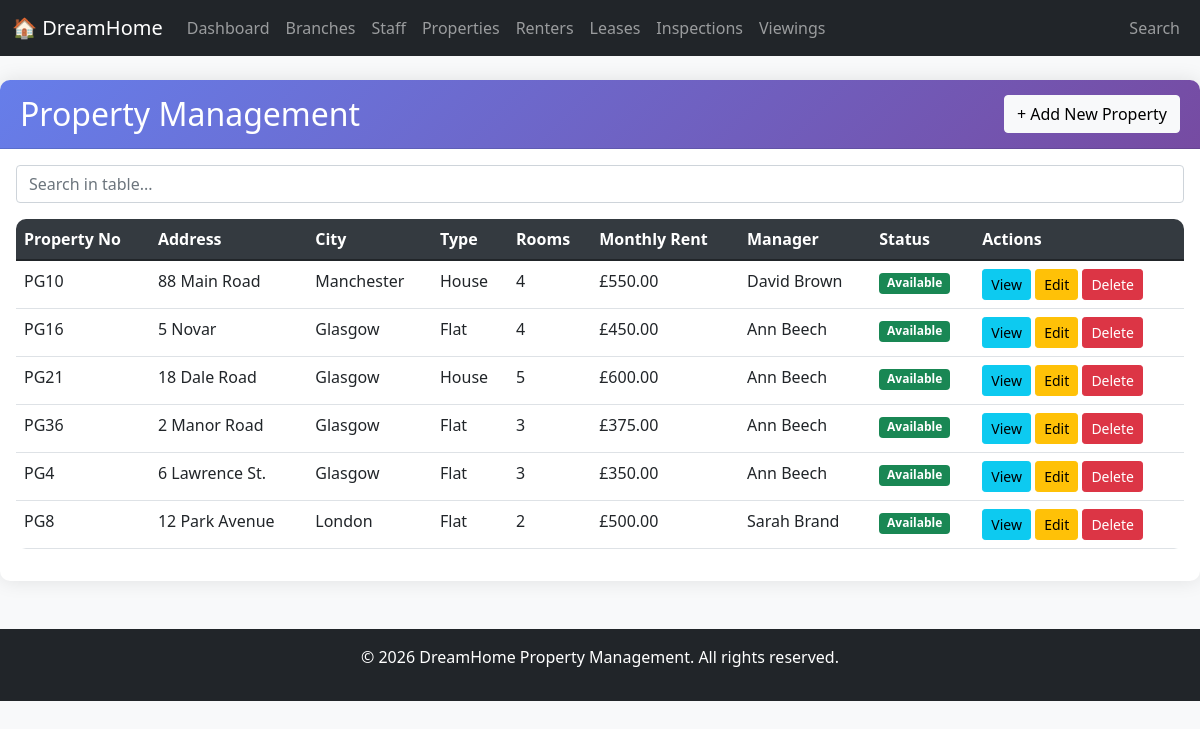
The page /pages/properties/index.php on the database its author committed.
### tables this page shows
CREATE TABLE Property (
    PropertyNo VARCHAR(10) PRIMARY KEY,
    StreetName VARCHAR(100) NOT NULL,
    District VARCHAR(50),
    City VARCHAR(50) NOT NULL,
    PostCode VARCHAR(20),
    PropertyType VARCHAR(30),
    Rooms INT,
    RentAmount DECIMAL(10,2),
    StaffNo VARCHAR(10),
    BranchNo VARCHAR(10) NOT NULL,
    Status ENUM('Available','Rented','Withdrawn') DEFAULT 'Available',
    DateAvailable DATE,
    CONSTRAINT chk_rent CHECK (RentAmount > 0),
    CONSTRAINT chk_rooms CHECK (Rooms > 0),
    FOREIGN KEY (StaffNo) REFERENCES Staff(StaffNo)
        ON UPDATE CASCADE ON DELETE SET NULL,
    FOREIGN KEY (BranchNo) REFERENCES Branch(BranchNo)
        ON UPDATE CASCADE ON DELETE RESTRICT
);

### config/database.php (called while the page is built, shortened)
<?php
function formatMoney($amount) {
    return '£' . number_format((float)$amount, 2);
}
?>

### pages/properties/index.php (the view, shortened to what this page needs)
<?php
include '../../includes/header.php';
$database = new Database();
$db = $database->getConnection();
$sql = "SELECT p.*, CONCAT(s.FName, ' ', s.LName) as manager, b.BranchName as branch_name
        FROM Property p
        LEFT JOIN Staff s ON p.StaffNo = s.StaffNo
        LEFT JOIN Branch b ON p.BranchNo = b.BranchNo
        ORDER BY p.PropertyNo";
$stmt = $db->prepare($sql);
$stmt->execute();
$properties = $stmt->fetchAll(PDO::FETCH_ASSOC);
?>
<div class="card">
    <div class="card-header d-flex justify-content-between align-items-center">
        <h2 class="mb-0">Property Management</h2>
        <button class="btn btn-light" onclick="location.href='add.php'">+ Add New Property</button>
    </div>
    <div class="card-body">
        <div class="table-responsive">
            <table class="table table-hover">
                <thead>
                    <tr>
                        <th>Property No</th>
                        <th>Address</th>
                        <th>City</th>
                        <th>Type</th>
                        <th>Rooms</th>
                        <th>Monthly Rent</th>
                        <th>Manager</th>
                        <th>Status</th>
                        <th>Actions</th>
                    </thead>
                <tbody>
                    <?php foreach ($properties as $property): ?>
                    <tr>
                        <td><?php echo $property['PropertyNo']; ?></td>
                        <td><?php echo $property['StreetName']; ?></td>
                        <td><?php echo $property['City']; ?></td>
                        <td><?php echo $property['PropertyType']; ?></td>
                        <td><?php echo $property['Rooms']; ?></td>
                        <td><?php echo formatMoney($property['RentAmount']); ?></td>
                        <td><?php echo $property['manager']; ?></td>
                        <td>
                            <?php if ($property['Status'] == 'Available'): ?>
                                <span class="badge bg-success">Available</span>
                            <?php elseif ($property['Status'] == 'Rented'): ?>
                                <span class="badge bg-warning">Rented</span>
                            <?php else: ?>
                                <span class="badge bg-secondary">Withdrawn</span>
                            <?php endif; ?>
                        </td>
                        <td>
                            <button class="btn btn-sm btn-info" onclick="location.href='view.php?property_no=<?php echo $property['PropertyNo']; ?>'">View</button>
                            <button class="btn btn-sm btn-warning" onclick="location.href='edit.php?property_no=<?php echo $property['PropertyNo']; ?>'">Edit</button>
                            <button class="btn btn-sm btn-danger" onclick="if(confirm('Delete this property?')) location.href='index.php?delete=<?php echo $property['PropertyNo']; ?>'">Delete</button>
                        </td>
                    </tr>
                    <?php endforeach; ?>
                </tbody>
            </table>
        </div>
    </div>
</div>
<?php include '../../includes/footer.php'; ?>

### css/style.css (style rules this page uses)
body { background-color: #f8f9fa; font-family: 'Segoe UI', Tahoma, Geneva, Verdana, sans-serif; }
.card { border: none; border-radius: 10px; box-shadow: 0 0 20px rgba(0,0,0,0.1); margin-bottom: 20px; }
.card-header { background: linear-gradient(135deg, #667eea 0%, #764ba2 100%); color: white; border-radius: 10px 10px 0 0 !important; padding: 15px 20px; }
.table { background-color: white; border-radius: 10px; overflow: hidden; }
.table thead { background-color: #343a40; color: white; }

### rows shown on the page
property: PropertyNo "PG10", StreetName "88 Main Road", City "Manchester", PropertyType "House", Rooms "4", RentAmount "£550.00", manager "David Brown", Status "Available"
property: PropertyNo "PG16", StreetName "5 Novar", City "Glasgow", PropertyType "Flat", Rooms "4", RentAmount "£450.00", manager "Ann Beech", Status "Available"
property: PropertyNo "PG21", StreetName "18 Dale Road", City "Glasgow", PropertyType "House", Rooms "5", RentAmount "£600.00", manager "Ann Beech", Status "Available"
property: PropertyNo "PG36", StreetName "2 Manor Road", City "Glasgow", PropertyType "Flat", Rooms "3", RentAmount "£375.00", manager "Ann Beech", Status "Available"
property: PropertyNo "PG4", StreetName "6 Lawrence St.", City "Glasgow", PropertyType "Flat", Rooms "3", RentAmount "£350.00", manager "Ann Beech", Status "Available"
property: PropertyNo "PG8", StreetName "12 Park Avenue", City "London", PropertyType "Flat", Rooms "2", RentAmount "£500.00", manager "Sarah Brand", Status "Available"
